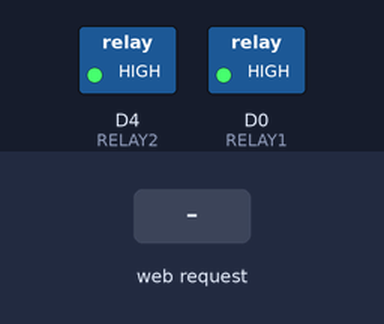
A program run on a simulated ESP8266 (NodeMCU). Shown: switched loads named in the program (green lamp = pin HIGH). The inputs (shaded band) are chosen by the test bench. WiFi joins after 1.5 s; servers stay silent unless stated; uploads are accepted with an empty reply; what the program prints to the serial monitor is not drawn.

Above: at 2.9 s.
3.0 s: HTTP request GET /control?relaySwitch1=on received
At 3.9 s:
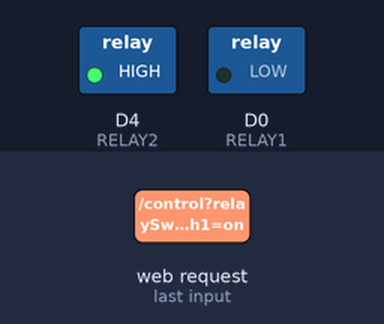
4.5 s: HTTP request GET /control?relaySwitch2=on received
At 5.0 s:
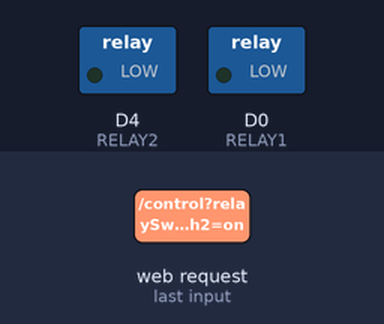
6.0 s: HTTP request GET /control?relaySwitch1=1 received
At 7.2 s:
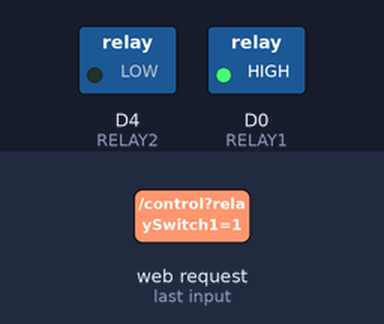
7.5 s: HTTP request GET /control?relaySwitch2=1 received
At 8.5 s:
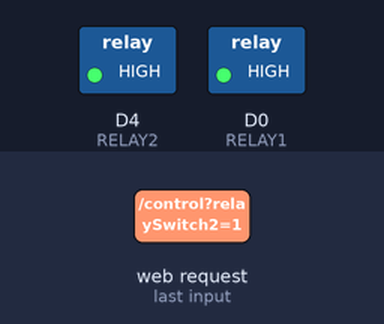
Timing chart, 0 to 10.0 s (numbered marks = the images above; inputs shaded):
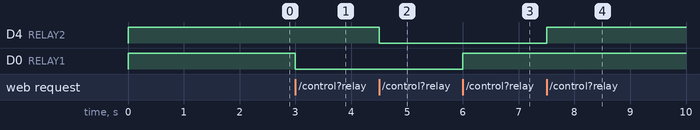

The program:

main.cpp
```cpp
#include <Arduino.h>
#include <ESP8266WiFi.h>          //https://github.com/esp8266/Arduino
#include <WiFiClient.h>

//needed for library
#include <DNSServer.h>
#include <ESP8266WebServer.h>
#include <WiFiManager.h>         //https://github.com/tzapu/WiFiManager

#include <ESP8266WebServer.h>
#include <ESP8266SSDP.h>

#include <Adafruit_Sensor.h>
#include <DHT.h>
#include <DHT_U.h>

#define DHTPIN        D1
#define DHTTYPE       DHT22     // DHT 22 (AM2302)
DHT_Unified dht(DHTPIN, DHTTYPE);
// Define All Devices
#define RELAY1        D0  //Bultin LED
#define RELAY2        D4  //Bultin ESP12 LED
#define ILLUMINANCE   A0

#define SMARTTHINGS_IP    "192.168.10.20"
#define SMARTTHINGS_PORT  39500

// Variables
unsigned long   currentMillis = 0;
unsigned long   previousStatusMillis = 0;
unsigned long   connectionFailures;
unsigned long   failureTimeout = millis();


const char * projectName = "NodeMCU - Custom Device";

void handleRoot();
void handleNotFound();
void handleControl();
void handleSSDP();
void runEvery5Minutes();
void runEveryMinute();
boolean sendStatus();
String uptime();
int illuminance();

ESP8266WebServer server(80);

void setup() {

  Serial.begin(115200);

  pinMode(RELAY1, OUTPUT);
  pinMode(RELAY2, OUTPUT);

  digitalWrite(RELAY1, HIGH);
  digitalWrite(RELAY2, HIGH);

  WiFiManager wifiManager;

  wifiManager.autoConnect("AutoConnectAP");
  Serial.println("connected...yeey :)");

  server.on("/", handleRoot);
  server.on("/description.xml", handleSSDP);
  server.on("/control", handleControl);
  server.on("/refresh", []{ sendStatus(); });

  server.onNotFound(handleNotFound);

  server.begin();                           // Actually start the server
  Serial.println("HTTP server started");

  //SSDP
  Serial.printf("Starting SSDP...\n");
  SSDP.setSchemaURL("description.xml");
  SSDP.setHTTPPort(80);
  SSDP.setName(projectName);
  SSDP.setSerialNumber(ESP.getChipId());
  SSDP.setURL("index.html");
  SSDP.setModelName(projectName);
  SSDP.setModelNumber("node-mcu-001");
  SSDP.setModelURL("https://www.eztechpc.com");
  SSDP.setManufacturer("EztechPC ESP8266 Device");
  SSDP.setManufacturerURL("https://www.eztechpc.com");
  SSDP.begin();
  Serial.println("Done");

  sendStatus();
}

void loop() {
  server.handleClient();
  runEveryMinute();
  runEvery5Minutes();

}

int illuminance() {
  int sensor = analogRead(ILLUMINANCE);
  int data = (int) map(sensor, 0, 1023, 1023, 0);
  return data;
}

void runEveryMinute(){
  return;
  // currentMillis = millis();
  // if (millis() - previousStatusMillis >= 60000) {
  //   previousStatusMillis += 60000;
  // }

}

void runEvery5Minutes() {
  currentMillis = millis();
  if (millis() - previousStatusMillis >= 300000) {
    previousStatusMillis += 300000;
    sendStatus();
  }
}

boolean sendStatus() {
  String authHeader = "";
  boolean success = false;
  String message;

  if (connectionFailures >= 3) { // Too many errors; Trying not to get stuck
    if (millis() - failureTimeout < 1800000) {
      Serial.println("Too many errors; Trying not to get stuck");
      return false;
    } else {
      failureTimeout = millis();
    }
  }


  WiFiClient client;

  const char* host = SMARTTHINGS_IP;

  Serial.print(host);

  if(!client.connect( host, SMARTTHINGS_PORT)){
    Serial.println("Wifi Client Error!");
    connectionFailures++;
    return false;
  }

  if (connectionFailures)
    connectionFailures = 0;

  int currentState1 = digitalRead(RELAY1);
  int currentState2 = digitalRead(RELAY2);

  message = "{";
  message += "\"relaySwitch1\":\"" + String(currentState1 == 0? "on" : "off") + "\",";
  message += "\"relaySwitch2\":\"" + String(currentState2 == 0? "on" : "off") + "\",";
  message += "\"illuminance1\":\"" + String(illuminance()) + "\",";
  message += "\"uptime\":\"" + uptime() + "\",";
  message += "\"ip\":\"" + WiFi.localIP().toString() + "\"";
  message += "}";


  String url = F("/");

  client.print(String("POST ") + url + " HTTP/1.1\r\n" +
    "Host: " + host + ":" + SMARTTHINGS_PORT + "\r\n" + authHeader +
    "Content-Type: application/json;charset=utf-8\r\n" +
    "Content-Length: " + message.length() + "\r\n" +
    "Server: " + projectName + "\r\n" +
    "Connection: close\r\n\r\n" +
    message + "\r\n");


  unsigned long timer = millis() + 200;
  while (!client.available() && millis() < timer)
    delay(1);

  // Read all the lines of the reply from server and print them to Serial
  while (client.available()) {
    String line = client.readStringUntil('\n');
    if (line.substring(0, 20) == "HTTP/1.1 202 ACCEPTED")
    {
      Serial.print("Packet Sent!");
      success = true;
    } else {
      Serial.println(line);
    }
    delay(1);
  }

  client.flush();
  client.stop();

  return success;
}

void handleControl() {
  String value;
  String message;
  byte state;

  if (server.hasArg("relaySwitch1")) { //Switch 1
    value = server.arg("relaySwitch1");
    state = (value == "on") ? LOW : HIGH;
    digitalWrite(RELAY1, state);
    message += "{\"relaySwitch1\":\"" + String(state == 0? "on" : "off") + "\"}";
    // sendStatus(RELAY1);
  }

  if (server.hasArg("relaySwitch2")) { //Switch 2
    value = server.arg("relaySwitch2");
    state = (value == "on") ? LOW : HIGH;
    digitalWrite(RELAY2, state);
    message += "{\"relaySwitch2\":\"" + String(state == 0? "on" : "off") + "\"}";
    // sendStatus(RELAY2);
  }

  server.send(200, "application/json", message);

}

void handleRoot() {
  server.send(200, "application/json", "{\"message\":\"NodeMCU\"}");
}

void handleNotFound(){
  server.send(404, "text/plain", "404: Not found");
}

void handleSSDP() {
  SSDP.schema(server.client());
}

String uptime(){
  currentMillis = millis();
  long days = 0;
  long hours = 0;
  long mins = 0;
  long secs = 0;
  secs = currentMillis / 1000; //convect milliseconds to seconds
  mins = secs / 60; //convert seconds to minutes
  hours = mins / 60; //convert minutes to hours
  days = hours / 24; //convert hours to days
  secs = secs - (mins * 60); //subtract the coverted seconds to minutes in order to display 59 secs max
  mins = mins - (hours * 60); //subtract the coverted minutes to hours in order to display 59 minutes max
  hours = hours - (days * 24); //subtract the coverted hours to days in order to display 23 hours max

  if (days > 0) // days will displayed only if value is greater than zero
  {
    return String(days) + " days and " + String(hours) + ":" + String(mins) + ":" + String(secs);
  } else {
    return String(hours) + ":" + String(mins) + ":" + String(secs);
  }
}
```

Measured:
- after the input at 3.0 s, D0 (RELAY1): HIGH → LOW at once
- after the input at 4.5 s, D4 (RELAY2): HIGH → LOW at once
- after the input at 6.0 s, D0 (RELAY1): LOW → HIGH at once
- after the input at 7.5 s, D4 (RELAY2): LOW → HIGH at once
